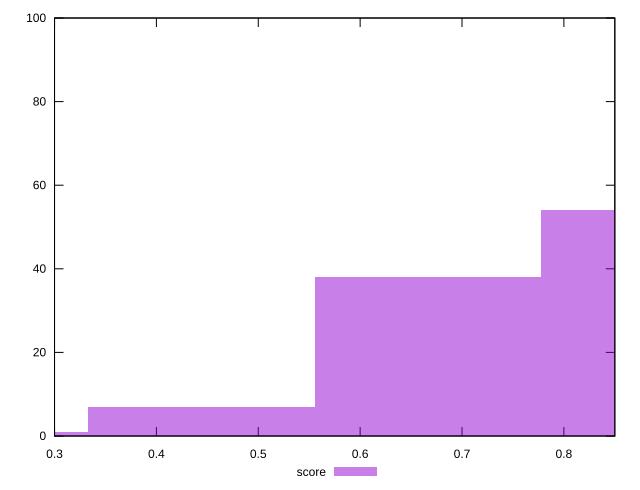

The script that saved this image:
reset

$score <<EOF
0.6666502413696549 38
0.22221674712321832 1
0.8888669884928733 54
0.44443349424643663 7
EOF

set key outside below
set boxwidth 0.22221674712321832
set xrange [0.3:0.85]
set yrange [0:100]
set trange [0:100]
set style fill transparent solid 0.5 noborder
set terminal svg size 640, 490 enhanced background rgb 'white'
set output "report_00013_2021-02-09T12-04-24.940Z/first-meaningful-paint/samples/pages/score/histogram.svg"

plot $score title "score" with boxes

reset
